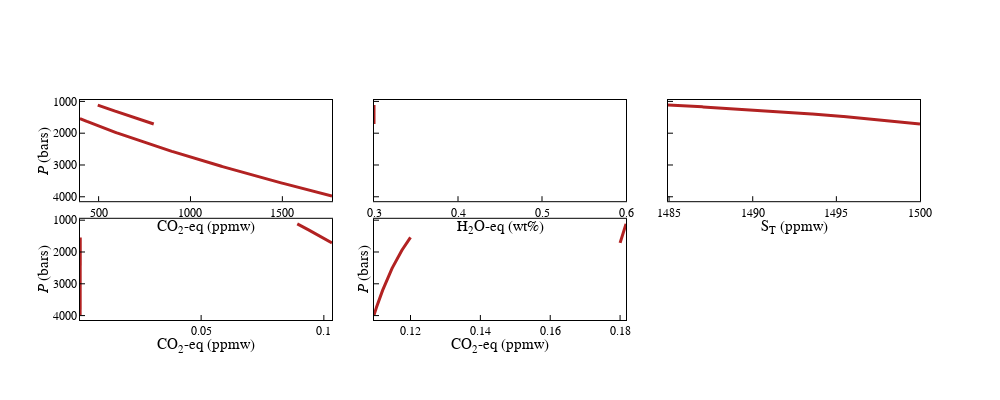

The cell this chart's notebook holds for it:
### Code cell
fig = make_subplots(rows=2, cols=3, shared_yaxes = True, shared_xaxes = False,vertical_spacing=0.08, horizontal_spacing=0.05)

lw = 3
syms = 10
lc1 = "steelblue"
lc2 = "firebrick"

data1 = KilaueaWet
data2 = KilaueaDry
data3 = Fuego_regas

r = 1
# P vs. CO2
c = 1
fig.add_trace(go.Scatter(mode = "lines", x=data1['CO2T-eq_ppmw'], y=data1['P_bar'], line_color = lc1, line_width = lw,line_dash = "solid"), row = r, col = c)
fig.add_trace(go.Scatter(mode = "lines", x=data2['CO2T-eq_ppmw'], y=data2['P_bar'], line_color = lc2, line_width = lw, line_dash = "solid"), row = r, col = c)
fig.add_trace(go.Scatter(mode = "lines", x=data3['CO2T-eq_ppmw'], y=data3['P_bar'], line_color = lc2, line_width = lw, line_dash = "solid"), row = r, col = c)
fig.update_xaxes(title = "CO<sub>2</sub>-eq (ppmw)", row = r, col = c)
fig.update_yaxes(title = "<i>P</i> (bars)", autorange = 'reversed', row = r, col = c)

# P vs. H2O
c = 2
fig.add_trace(go.Scatter(mode = "lines", x=data1['H2OT-eq_wtpc'], y=data1['P_bar'], line_color = lc1, line_width = lw,line_dash = "solid"), row = r, col = c)
fig.add_trace(go.Scatter(mode = "lines", x=data2['H2OT-eq_wtpc'], y=data2['P_bar'], line_color = lc2, line_width = lw, line_dash = "solid"), row = r, col = c)
fig.update_xaxes(title = "H<sub>2</sub>O-eq (wt%)", row = r, col = c)

# P vs. S
c = 3
fig.add_trace(go.Scatter(mode = "lines", x=data1['ST_ppmw'], y=data1['P_bar'], line_color = lc1, line_width = lw,line_dash = "solid"), row = r, col = c)
fig.add_trace(go.Scatter(mode = "lines", x=data2['ST_ppmw'], y=data2['P_bar'], line_color = lc2, line_width = lw, line_dash = "solid"), row = r, col = c)
fig.update_xaxes(title = "S<sub>T</sub> (ppmw)", row = r, col = c)

r = 2
# P vs. S6+/ST
c = 1
fig.add_trace(go.Scatter(mode = "lines", x=data1['S6+/ST'], y=data1['P_bar'], line_color = lc1, line_width = lw,line_dash = "solid"), row = r, col = c)
fig.add_trace(go.Scatter(mode = "lines", x=data2['S6+/ST'], y=data2['P_bar'], line_color = lc2, line_width = lw, line_dash = "solid"), row = r, col = c)
fig.add_trace(go.Scatter(mode = "lines", x=data3['S6+/ST'], y=data3['P_bar'], line_color = lc2, line_width = lw, line_dash = "solid"), row = r, col = c)
fig.update_xaxes(title = "CO<sub>2</sub>-eq (ppmw)", row = r, col = c)
fig.update_yaxes(title = "<i>P</i> (bars)", autorange = 'reversed', row = r, col = c)

# P vs. Fe3+/ST
c = 2
fig.add_trace(go.Scatter(mode = "lines", x=data1['Fe3+/FeT'], y=data1['P_bar'], line_color = lc1, line_width = lw,line_dash = "solid"), row = r, col = c)
fig.add_trace(go.Scatter(mode = "lines", x=data2['Fe3+/FeT'], y=data2['P_bar'], line_color = lc2, line_width = lw, line_dash = "solid"), row = r, col = c)
fig.add_trace(go.Scatter(mode = "lines", x=data3['Fe3+/FeT'], y=data3['P_bar'], line_color = lc2, line_width = lw, line_dash = "solid"), row = r, col = c)
fig.update_xaxes(title = "CO<sub>2</sub>-eq (ppmw)", row = r, col = c)
fig.update_yaxes(title = "<i>P</i> (bars)", autorange = 'reversed', row = r, col = c)




fig.update_layout(height=400, width=1000, plot_bgcolor='rgb(255,255,255)' , showlegend = False)

fig.update_xaxes(showline=True, linewidth=1, linecolor='black', mirror=True, ticks="inside", ticklen=5, title_standoff = 0, tickcolor="black",title_font=dict(size=15, family='Helvetica', color='black'), tickfont=dict(family='Helvetica', color='black', size=12))
fig.update_yaxes(showline=True, linewidth=1, linecolor='black', mirror=True, ticks="inside", ticklen=5, title_standoff = 0, tickcolor="black",title_font=dict(size=15, family='Helvetica', color='black'), tickfont=dict(family='Helvetica', color='black', size=12))

fig.update_layout(font_family="Helvetica",font_color="black")

fig.show()

### Figure 1 — Plotly figure (JSON) as saved in the notebook; plotly's stock layout.template omitted (floating-point values rounded to 4 significant figures; data arrays with more than 128 entries replaced by an {"elided": "..."} marker saying what was removed)
{"data": [{"line": {"color": "steelblue", "dash": "solid", "width": 3}, "mode": "lines", "type": "scatter", "x": [800.0], "xaxis": "x", "y": [1732.0], "yaxis": "y"}, {"line": {"color": "firebrick", "dash": "solid", "width": 3}, "mode": "lines", "type": "scatter", "x": {"elided": "598 float values"}, "xaxis": "x", "y": {"elided": "598 float values"}, "yaxis": "y"}, {"line": {"color": "firebrick", "dash": "solid", "width": 3}, "mode": "lines", "type": "scatter", "x": {"elided": "246 float values"}, "xaxis": "x", "y": {"elided": "246 float values"}, "yaxis": "y"}, {"line": {"color": "steelblue", "dash": "solid", "width": 3}, "mode": "lines", "type": "scatter", "x": [0.6], "xaxis": "x2", "y": [1732.0], "yaxis": "y2"}, {"line": {"color": "firebrick", "dash": "solid", "width": 3}, "mode": "lines", "type": "scatter", "x": {"elided": "598 float values"}, "xaxis": "x2", "y": {"elided": "598 float values"}, "yaxis": "y2"}, {"line": {"color": "steelblue", "dash": "solid", "width": 3}, "mode": "lines", "type": "scatter", "x": [1500], "xaxis": "x3", "y": [1732.0], "yaxis": "y3"}, {"line": {"color": "firebrick", "dash": "solid", "width": 3}, "mode": "lines", "type": "scatter", "x": {"elided": "598 float values"}, "xaxis": "x3", "y": {"elided": "598 float values"}, "yaxis": "y3"}, {"line": {"color": "steelblue", "dash": "solid", "width": 3}, "mode": "lines", "type": "scatter", "x": [0.1015], "xaxis": "x4", "y": [1732.0], "yaxis": "y4"}, {"line": {"color": "firebrick", "dash": "solid", "width": 3}, "mode": "lines", "type": "scatter", "x": {"elided": "598 float values"}, "xaxis": "x4", "y": {"elided": "598 float values"}, "yaxis": "y4"}, {"line": {"color": "firebrick", "dash": "solid", "width": 3}, "mode": "lines", "type": "scatter", "x": {"elided": "246 float values"}, "xaxis": "x4", "y": {"elided": "246 float values"}, "yaxis": "y4"}, {"line": {"color": "steelblue", "dash": "solid", "width": 3}, "mode": "lines", "type": "scatter", "x": [0.18], "xaxis": "x5", "y": [1732.0], "yaxis": "y5"}, {"line": {"color": "firebrick", "dash": "solid", "width": 3}, "mode": "lines", "type": "scatter", "x": {"elided": "598 float values"}, "xaxis": "x5", "y": {"elided": "598 float values"}, "yaxis": "y5"}, {"line": {"color": "firebrick", "dash": "solid", "width": 3}, "mode": "lines", "type": "scatter", "x": {"elided": "246 float values"}, "xaxis": "x5", "y": {"elided": "246 float values"}, "yaxis": "y5"}], "layout": {"font": {"color": "black", "family": "Helvetica"}, "height": 400, "plot_bgcolor": "rgb(255,255,255)", "showlegend": false, "width": 1000, "xaxis": {"anchor": "y", "domain": [0, 0.3], "linecolor": "black", "linewidth": 1, "mirror": true, "showline": true, "tickcolor": "black", "tickfont": {"color": "black", "family": "Helvetica", "size": 12}, "ticklen": 5, "ticks": "inside", "title": {"font": {"color": "black", "family": "Helvetica", "size": 15}, "standoff": 0, "text": "CO<sub>2</sub>-eq (ppmw)"}}, "xaxis2": {"anchor": "y2", "domain": [0.35, 0.65], "linecolor": "black", "linewidth": 1, "mirror": true, "showline": true, "tickcolor": "black", "tickfont": {"color": "black", "family": "Helvetica", "size": 12}, "ticklen": 5, "ticks": "inside", "title": {"font": {"color": "black", "family": "Helvetica", "size": 15}, "standoff": 0, "text": "H<sub>2</sub>O-eq (wt%)"}}, "xaxis3": {"anchor": "y3", "domain": [0.7, 1], "linecolor": "black", "linewidth": 1, "mirror": true, "showline": true, "tickcolor": "black", "tickfont": {"color": "black", "family": "Helvetica", "size": 12}, "ticklen": 5, "ticks": "inside", "title": {"font": {"color": "black", "family": "Helvetica", "size": 15}, "standoff": 0, "text": "S<sub>T</sub> (ppmw)"}}, "xaxis4": {"anchor": "y4", "domain": [0, 0.3], "linecolor": "black", "linewidth": 1, "mirror": true, "showline": true, "tickcolor": "black", "tickfont": {"color": "black", "family": "Helvetica", "size": 12}, "ticklen": 5, "ticks": "inside", "title": {"font": {"color": "black", "family": "Helvetica", "size": 15}, "standoff": 0, "text": "CO<sub>2</sub>-eq (ppmw)"}}, "xaxis5": {"anchor": "y5", "domain": [0.35, 0.65], "linecolor": "black", "linewidth": 1, "mirror": true, "showline": true, "tickcolor": "black", "tickfont": {"color": "black", "family": "Helvetica", "size": 12}, "ticklen": 5, "ticks": "inside", "title": {"font": {"color": "black", "family": "Helvetica", "size": 15}, "standoff": 0, "text": "CO<sub>2</sub>-eq (ppmw)"}}, "xaxis6": {"anchor": "y6", "domain": [0.7, 1], "linecolor": "black", "linewidth": 1, "mirror": true, "showline": true, "tickcolor": "black", "tickfont": {"color": "black", "family": "Helvetica", "size": 12}, "ticklen": 5, "ticks": "inside", "title": {"font": {"color": "black", "family": "Helvetica", "size": 15}, "standoff": 0}}, "yaxis": {"anchor": "x", "autorange": "reversed", "domain": [0.54, 1], "linecolor": "black", "linewidth": 1, "mirror": true, "showline": true, "tickcolor": "black", "tickfont": {"color": "black", "family": "Helvetica", "size": 12}, "ticklen": 5, "ticks": "inside", "title": {"font": {"color": "black", "family": "Helvetica", "size": 15}, "standoff": 0, "text": "<i>P</i> (bars)"}}, "yaxis2": {"anchor": "x2", "domain": [0.54, 1], "linecolor": "black", "linewidth": 1, "matches": "y", "mirror": true, "showline": true, "showticklabels": false, "tickcolor": "black", "tickfont": {"color": "black", "family": "Helvetica", "size": 12}, "ticklen": 5, "ticks": "inside", "title": {"font": {"color": "black", "family": "Helvetica", "size": 15}, "standoff": 0}}, "yaxis3": {"anchor": "x3", "domain": [0.54, 1], "linecolor": "black", "linewidth": 1, "matches": "y", "mirror": true, "showline": true, "showticklabels": false, "tickcolor": "black", "tickfont": {"color": "black", "family": "Helvetica", "size": 12}, "ticklen": 5, "ticks": "inside", "title": {"font": {"color": "black", "family": "Helvetica", "size": 15}, "standoff": 0}}, "yaxis4": {"anchor": "x4", "autorange": "reversed", "domain": [0, 0.46], "linecolor": "black", "linewidth": 1, "mirror": true, "showline": true, "tickcolor": "black", "tickfont": {"color": "black", "family": "Helvetica", "size": 12}, "ticklen": 5, "ticks": "inside", "title": {"font": {"color": "black", "family": "Helvetica", "size": 15}, "standoff": 0, "text": "<i>P</i> (bars)"}}, "yaxis5": {"anchor": "x5", "autorange": "reversed", "domain": [0, 0.46], "linecolor": "black", "linewidth": 1, "matches": "y4", "mirror": true, "showline": true, "showticklabels": false, "tickcolor": "black", "tickfont": {"color": "black", "family": "Helvetica", "size": 12}, "ticklen": 5, "ticks": "inside", "title": {"font": {"color": "black", "family": "Helvetica", "size": 15}, "standoff": 0, "text": "<i>P</i> (bars)"}}, "yaxis6": {"anchor": "x6", "domain": [0, 0.46], "linecolor": "black", "linewidth": 1, "matches": "y4", "mirror": true, "showline": true, "showticklabels": false, "tickcolor": "black", "tickfont": {"color": "black", "family": "Helvetica", "size": 12}, "ticklen": 5, "ticks": "inside", "title": {"font": {"color": "black", "family": "Helvetica", "size": 15}, "standoff": 0}}}}
